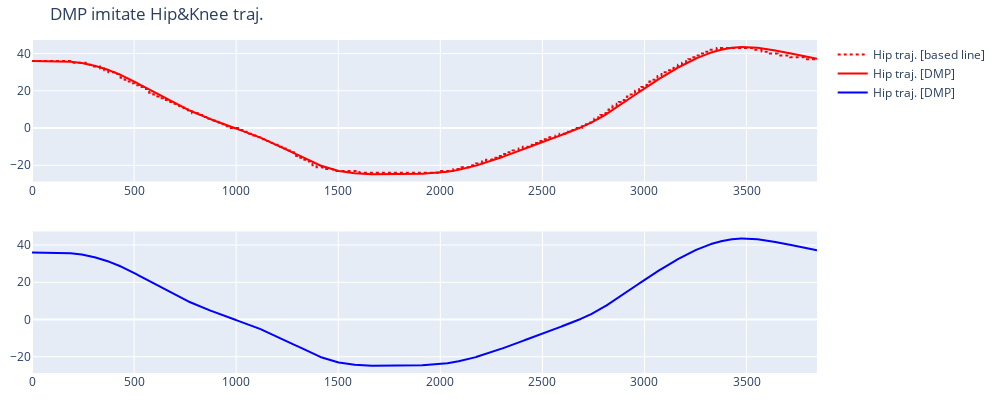

Notebook code for this chart:
### Code cell
fig = go.Figure()
fig = make_subplots(rows=2, cols=1, shared_xaxes=False)

fig.add_trace(go.Scatter( y=path1[:], mode='lines', name='Hip traj. [based line]', line=dict(color='red', dash='dot')), row=1, col=1)
fig.add_trace(go.Scatter( y=y_track[:, 0], mode='lines', name='Hip traj. [DMP]', line=dict(color='red' )), row=1, col=1)

fig.add_trace(go.Scatter( y=y_track[:, 0], mode='lines', name='Hip traj. [DMP]', line=dict(color='blue' )), row=2, col=1)



fig.update_layout(height=400, width=1000, title="DMP imitate Hip&Knee traj.")
fig.update_layout(margin=dict(l=10, r=10, t=40, b=10))  # Reduce margins
fig.show()

### Figure 1 — Plotly figure (JSON) as saved in the notebook; plotly's stock layout.template omitted (floating-point values rounded to 4 significant figures; data arrays with more than 128 entries replaced by an {"elided": "..."} marker saying what was removed)
{"data": [{"line": {"color": "red", "dash": "dot"}, "mode": "lines", "name": "Hip traj. [based line]", "type": "scatter", "xaxis": "x", "y": {"elided": "3846 int values"}, "yaxis": "y"}, {"line": {"color": "red"}, "mode": "lines", "name": "Hip traj. [DMP]", "type": "scatter", "xaxis": "x", "y": {"elided": "3846 float values"}, "yaxis": "y"}, {"line": {"color": "blue"}, "mode": "lines", "name": "Hip traj. [DMP]", "type": "scatter", "xaxis": "x2", "y": {"elided": "3846 float values"}, "yaxis": "y2"}], "layout": {"height": 400, "margin": {"b": 10, "l": 10, "r": 10, "t": 40}, "title": {"text": "DMP imitate Hip&Knee traj."}, "width": 1000, "xaxis": {"anchor": "y", "domain": [0, 1]}, "xaxis2": {"anchor": "y2", "domain": [0, 1]}, "yaxis": {"anchor": "x", "domain": [0.575, 1]}, "yaxis2": {"anchor": "x2", "domain": [0, 0.425]}}}
